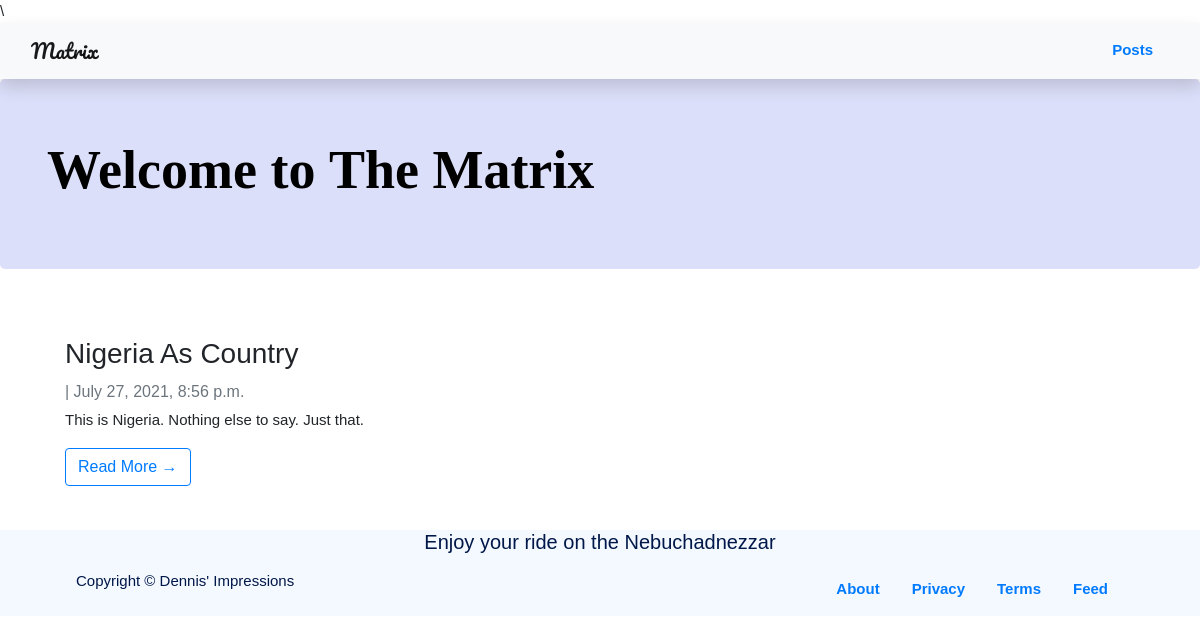
Before: / with the older database file.
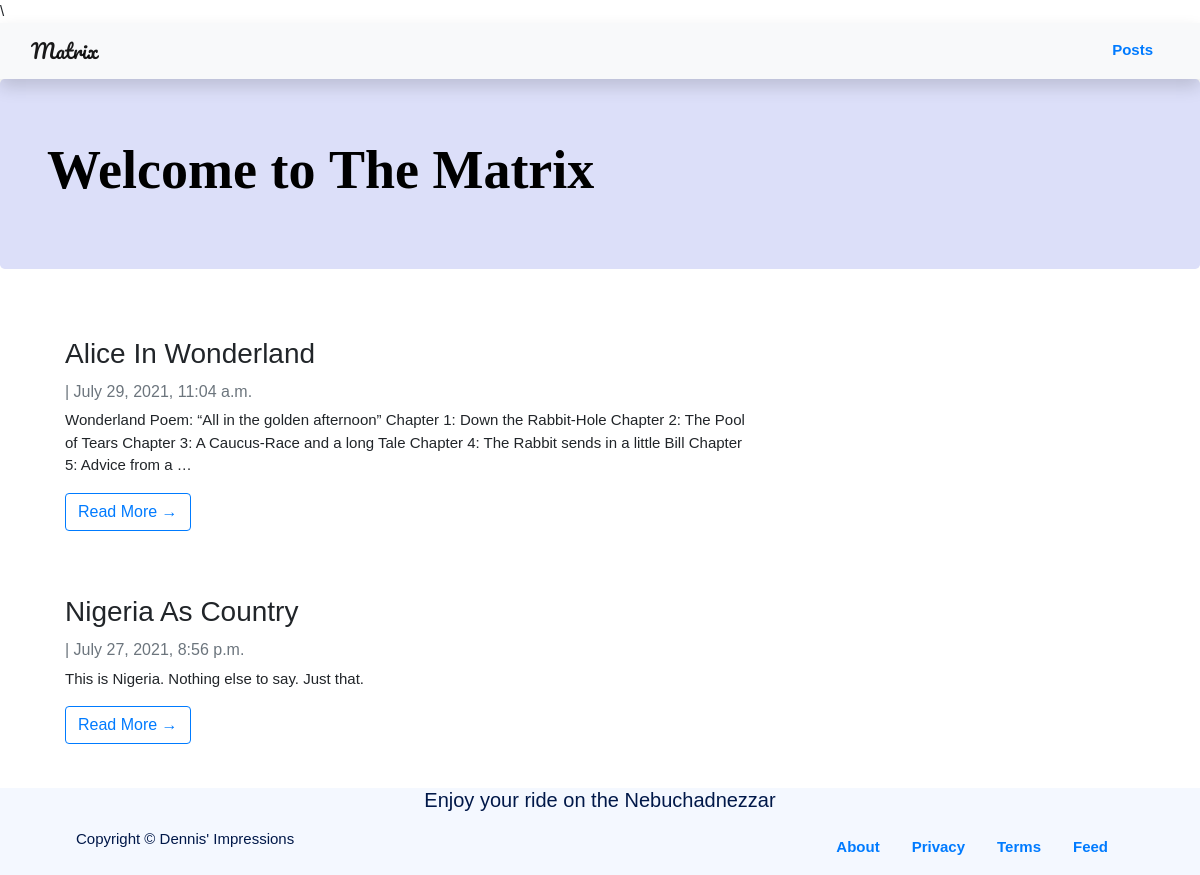
After: the same page with the newer database file.
### blog/models.py (models this page shows, shortened)
class Post(models.Model):
    title = models.CharField(max_length=200, unique=True)
    slug = models.SlugField(max_length=200, unique=True)
    author = models.ForeignKey(User, on_delete=models.CASCADE)
    updated_on = models.DateTimeField(auto_now=True)
    created_on = models.DateTimeField()
    content = models.TextField()
    likes = models.ManyToManyField(
        User, related_name="post_likes")
    metades = models.CharField(max_length=300, default="new post")
    status = models.IntegerField(choices=STATUS, default=0)
    post_image = models.ImageField(
        upload_to='media/', max_length=254, blank=True, null=True)
    class Meta:
        ordering = ['-created_on']

### blog/views.py (the view)
# urls.py: path('', PostList.as_view(), name='home'),
class PostList(generic.ListView):
    queryset = Post.objects.filter(status=1).order_by('-created_on')
    paginate_by = 4
    template_name = 'home.html'
    context = {
        'post_list': queryset,
    }

### templates/home.html (shortened to what this page needs)
{% extends "base.html" %}
{% block content %}
<header class="jumbotron" style="background-color: #dcdff9; color: #000000;">
    <div class="container">
        <p class="h1"> Welcome to <strong>The Matrix</strong></p>
    </div>
</header>
<div class="container">
    <div class="row">
        <div class="col-md-8 mt-3 left">
            {% for post in post_list %}
            <div class="shadow-none card mb-4" id="newsfeed">
                <div class="card-body">
                    <h3 class="card-title">{{ post.title }}</h3>
                    <p class="card-text text-muted h6"> | {{ post.created_on}} </p>
                    <p class="card-text">{{post.content|truncatewords:40 }}</p>
                    <span><a href="{% url 'post_detailing' slug=post.slug %}" class="btn btn-outline-primary">Read More
                            →</a></span>
                </div>
            </div>
            {% endfor %}
        </div>
    </div>
</div>
{%endblock%}

### templates/base.html (shortened to what this page needs)
<!DOCTYPE html>
<html lang="en">
<head>
{% block metatags %}{% endblock %} {% load static %}
<link rel="stylesheet" href="https://stackpath.bootstrapcdn.com/bootstrap/4.5.2/css/bootstrap.min.css">
</head>
<body><div id="bodydiv"><div id="nofooter">
<nav class="navbar navbar-expand-lg navbar-light bg-light shadow" id="topnav">
	<div class="container-fluid">
	<a class="navbar-brand" href="{% url 'home' %}" style="font-family: 'Pacifico', cursive;">
	Matrix</a>
	<div class="nav justify-content-end">
		<div class="d-inline"><a class="nav-link text-black font-weight-bold" href="{% url 'home'%}">Posts</a></div>
		</div></div>
</nav>
{% block content %}
{% endblock content %}
</div>
<footer class="footer" id="foot">
<div class="container"><h5 style="text-align:center;">Enjoy your ride on the Nebuchadnezzar</h5>
<nav class="navbar navbar-expand-lg">
<div class="container-fluid">
<p>Copyright © Dennis' Impressions</p>
<div class="nav justify-content-center" id="navfooter">
<span><a class="nav-link text-black font-weight-bold" href="#">About</a></span>
<span><a class="nav-link text-black font-weight-bold" href="#">Privacy</a></span>
<span><a class="nav-link text-black font-weight-bold" href="#">Terms</a></span>
<span><a class="nav-link text-black font-weight-bold" href="#">Feed</a></span>
</div>
</div>
</nav>
	</div>
</footer></div>
</body>
</html>

### templates/base.html (style rules this page uses)
html, body { height: 100%; }
body { font-family: 'Denso Var','Lucida Sans Unicode', 'Lucida Grande', 'Lucida Sans', 'sans-serif'; font-size: 15px; background-color: #ffffff; display: flex; flex-direction: column; }
.shadow { box-shadow: 0 4px 2px -2px rgba(0, 0, 0, 0.1); }
#nofooter { flex: 1 0 auto; }
#foot { flex-shrink: 0; font-family: sans-serif; background-color: #f4f8ff; color: #001849; bottom: 0px; width: 100%; }
.card-group,.card,.card-footer,.card-body { border: none; }

### templates/home.html (style rules this page uses)
body { font-family: 'Raleway', sans-serif; }
.h1, h4 { font-family: New York Extra Large; font-style: normal; font-weight: bold; font-size: 54px; line-height: 100%; }

Changed rows visible on the page:
added Post: title "Alice In Wonderland", created_on "July 29, 2021, 11:04 a.m.", content "Wonderland Poem: “All in the golden afternoon” Chapter 1: Down the Rabbit-Hole Chapter 2: The Pool of Tears Chapter 3: A Caucus-Race and a long Tale Chapter 4: The Rabbit sends in a little Bill Chapter 5: Advice from a …"
